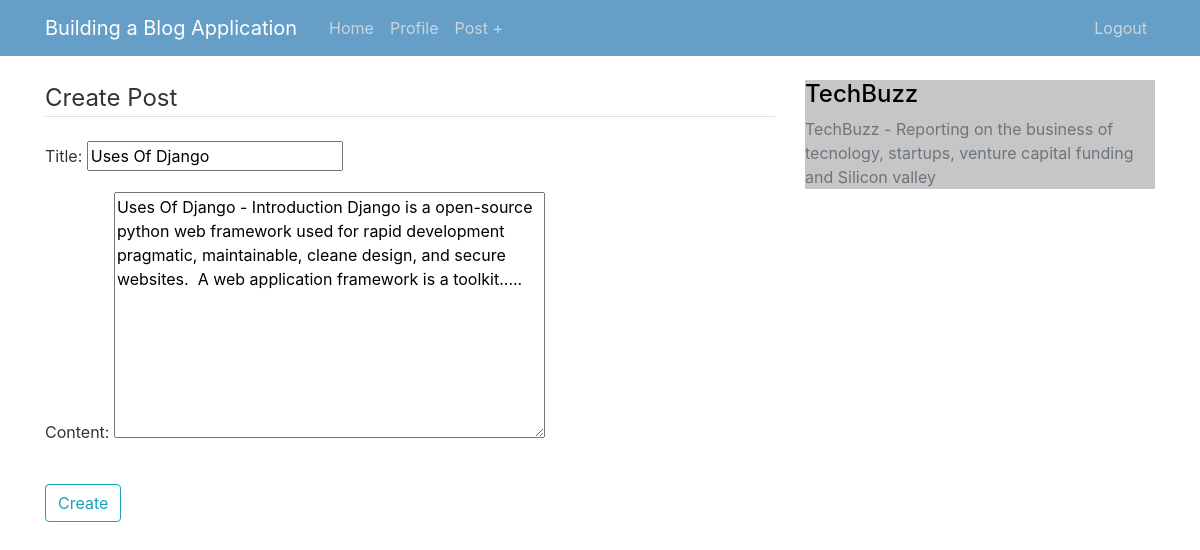
Page /post/8/update/ (signed in) on the committed database.
### blog/models.py (models this page shows, shortened)
class Post(models.Model):
    title = models.CharField(max_length=100)
    content = models.TextField()
    date_posted = models.DateTimeField(default=timezone.now)
    author = models.ForeignKey(User,on_delete=models.CASCADE)

### blog/views.py (the view, shortened to what this page needs)
# urls.py: path('post/<int:pk>/update/', PostUpdateView.as_view(), name='post-update'),
class PostUpdateView(LoginRequiredMixin, UserPassesTestMixin, UpdateView):
    model = Post
    template_name = 'blog/create.html'
    fields = ['title', 'content']
    def test_func(self):
        post = self.get_object()
        if self.request.user == post.author:
            return True
        else:
            return False

### blog/templates/blog/create.html (shortened to what this page needs)
{% extends "blog/base.html" %}
{% block content %}
  <div class="content-section">
    <form method="POST">
      <fieldset class="form-group">
        <legend class="border-bottom mb-4">Create Post</legend>
        {{form.as_p}}
      </fieldset>
      <div class="form-group">
        <button type="submit" class="btn btn-outline-info">Create</button>
      </div>
    </form>
  </div>
{% endblock content %}

### blog/templates/blog/base.html (style rules this page uses)
body { background: black; color: #333333; margin-top: 5rem; }
.content-section { background: #ffffff; margin-bottom: 5px; }

### rows in the picture
Post: title "Uses Of Django", content "Uses Of Django - Introduction Django is a open-source python web framework used for rapid development pragmatic, maintainable, cleane design, and secure websites. A web application framework is a toolkit....."
